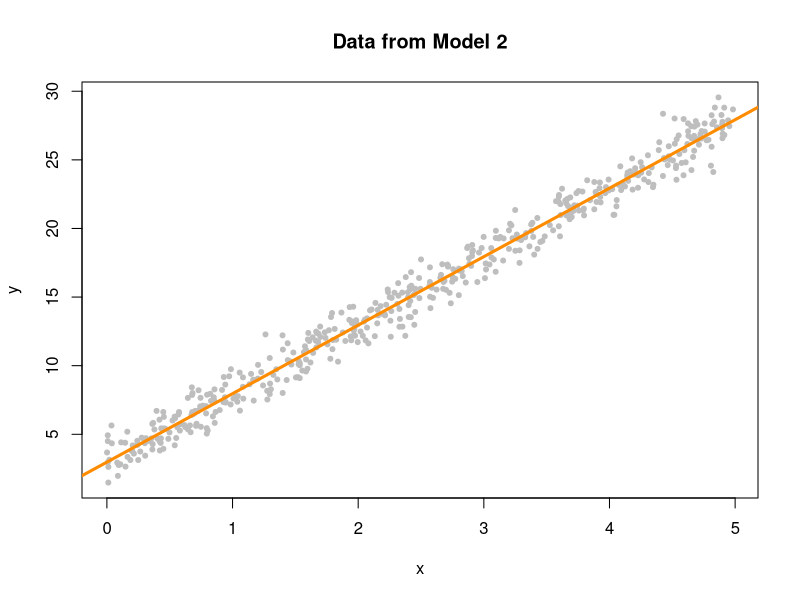
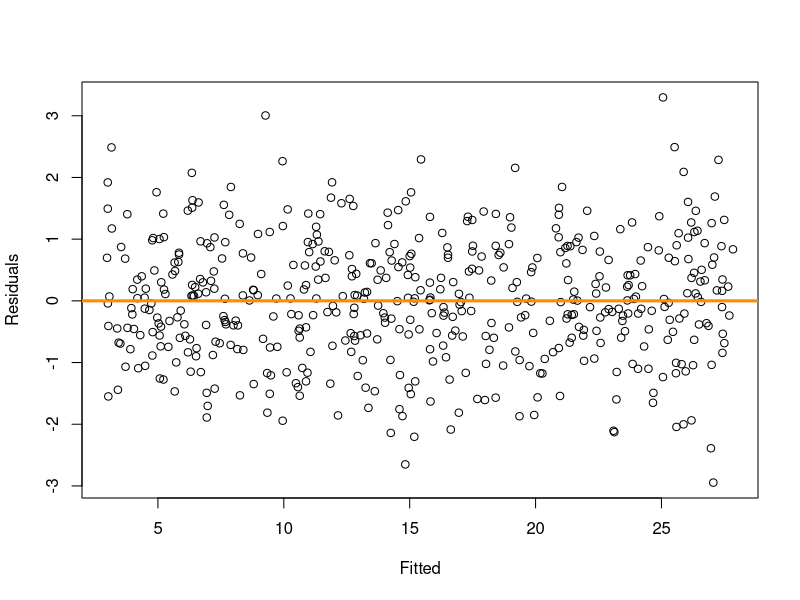
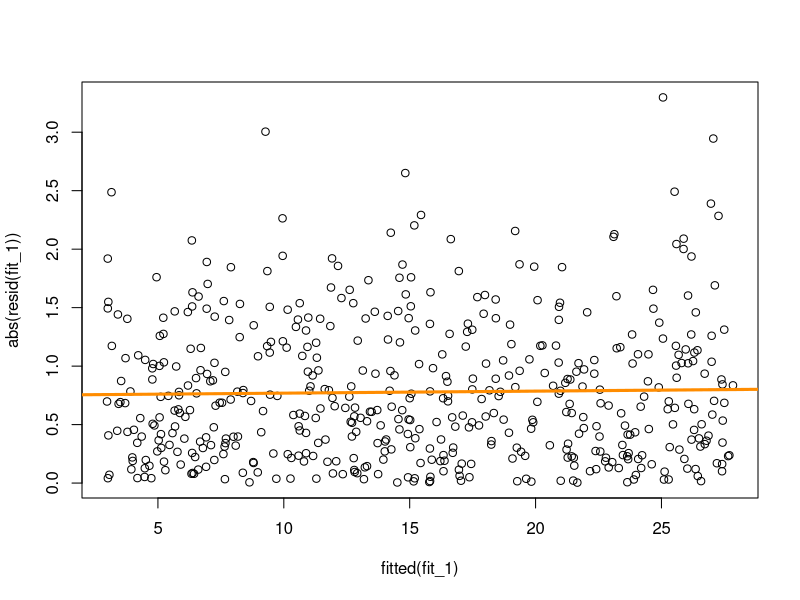
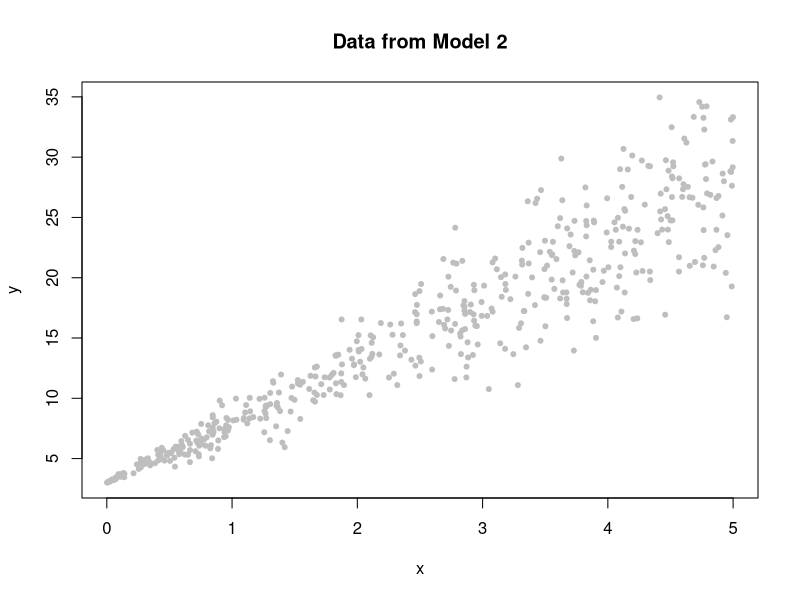
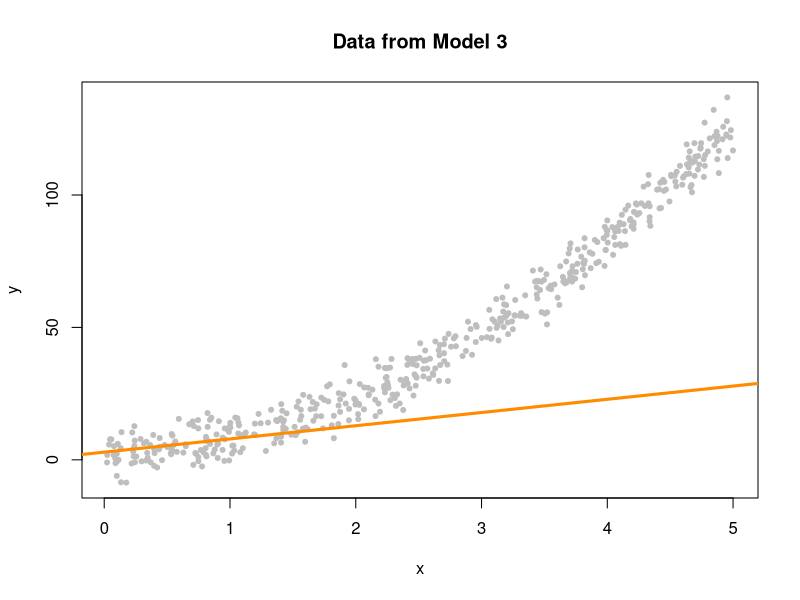
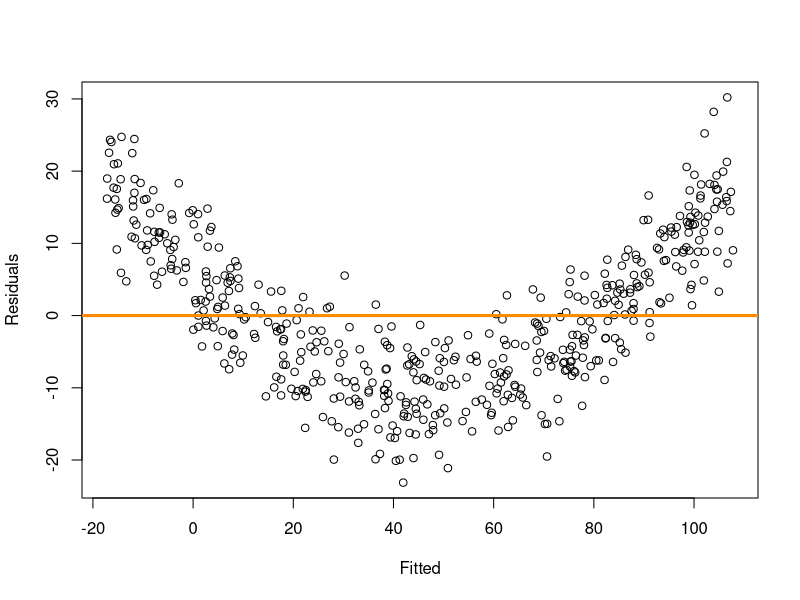
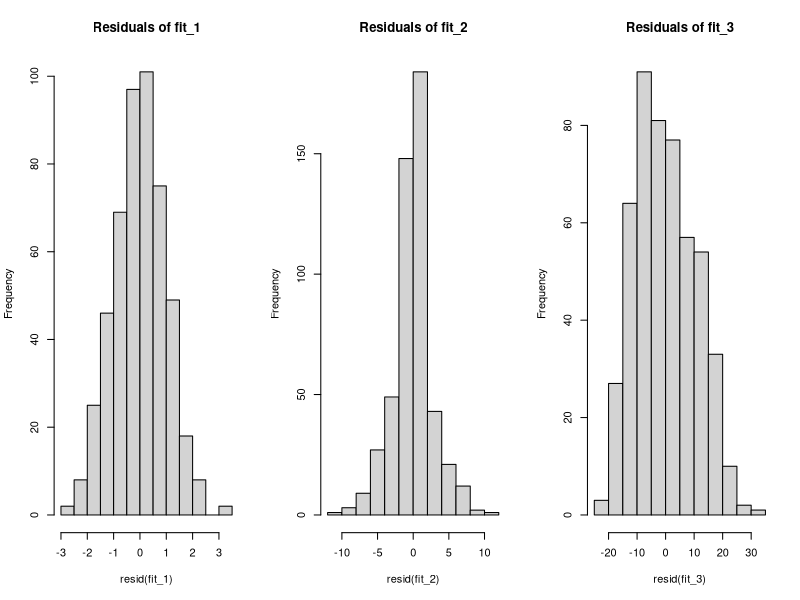
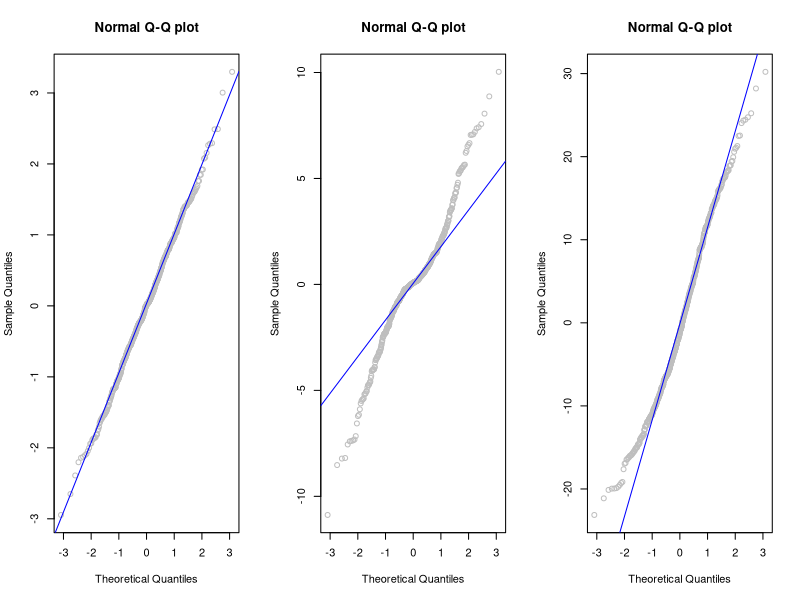

The R source for these figures, in order:
setwd('/Users/jedrzejsarna/Desktop/II stopien 3 semestr/Modele liniowe')

#funkcja do generowania danych do modelu 1
sim_1 = function(sample_size = 500){
  x = runif(n=sample_size)*5
  y = 3 + 5*x + rnorm(n=sample_size, mean=0, sd=1)
  data.frame(x,y)
}

#funkcja do generowania danych do modelu 2
sim_2 = function(sample_size = 500){
  x = runif(n=sample_size)*5
  y = 3 + 5*x + rnorm(n=sample_size, mean=0, sd=x)
  data.frame(x,y)
}

#funkcja do generowania danych do modelu 3
sim_3 = function(sample_size = 500){
  x = runif(n=sample_size)*5
  y = 3 + 5*x^2 + rnorm(n=sample_size, mean=0, sd=5)
  data.frame(x,y)
}

#generowanie danych do modelu 1
set.seed(42)
sim_data_1 = sim_1()
head(sim_data_1)
par(mfrow =c(1,1))
plot(y~x, data=sim_data_1, col='grey', pch=20, main='Data from Model 2')
fit_1 = lm(y~x, data=sim_data_1)
abline(fit_1, col='darkorange', lwd=3)
plot(fitted(fit_1), resid(fit_1), xlab='Fitted', ylab='Residuals')
abline(h=0, col='darkorange', lwd=3)

#szybki sposob sprawdzania wariancji
summary(lm(abs(residuals(fit_1))~fitted(fit_1)))
plot(fitted(fit_1), abs(resid(fit_1)))
abline(coef(lm(abs(residuals(fit_1))~fitted(fit_1))),col='darkorange', lwd=3)



sim_data_2 = sim_2()
head(sim_data_2)
par(mfrow =c(1,1))
plot(y~x, data=sim_data_2, col='grey', pch=20, main='Data from Model 2')
fit_2 = lm(y~x, data=sim_data_2)
#generowanie danych do modelu 3

sim_data_3 = sim_3()
head(sim_data_3)
par(mfrow =c(1,1))
plot(y~x, data=sim_data_3, col='grey', pch=20, main='Data from Model 3')
fit_3 = lm(y~x, data=sim_data_3)
abline(fit_2, col='darkorange', lwd=3)
plot(fitted(fit_3), resid(fit_3), xlab='Fitted', ylab='Residuals')
abline(h=0, col='darkorange', lwd=3)

#testowanie homoscedastyczności

library(lmtest)
#test Breuscha-Pagana
bptest(fit_1)
bptest(fit_2) #test odrzuca hipoteze o stalosci wariancji - tu mamy do czynienia z homoscedastycznoscia
bptest(fit_3)

#Histogramy dla reszt
par(mfrow=c(1,3))
hist(resid(fit_1), main='Residuals of fit_1')
hist(resid(fit_2), main='Residuals of fit_2')
hist(resid(fit_3), main='Residuals of fit_3')
#lepsze od histogramu jest wykres normalnosci reszt (Q-Q plot)
qqnorm(resid(fit_1), main = 'Normal Q-Q plot',col='gray')
qqline(resid(fit_1), col='blue')
qqnorm(resid(fit_2), main = 'Normal Q-Q plot',col='gray')
qqline(resid(fit_2), col='blue')
qqnorm(resid(fit_3), main = 'Normal Q-Q plot',col='gray')
qqline(resid(fit_3), col='blue')

#cos tam bylo dalej o qqplocie 
